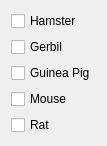
              <widget class="QWidget" name="scrollAreaWidgetContents_13">
               <property name="geometry">
                <rect>
                 <x>0</x>
                 <y>0</y>
                 <width>104</width>
                 <height>121</height>
                </rect>
               </property>
               <layout class="QVBoxLayout" name="verticalLayout_46">
                <item>
                 <widget class="QCheckBox" name="hamster">
                  <property name="text">
                   <string>Hamster</string>
                  </property>
                 </widget>
                </item>
                <item>
                 <widget class="QCheckBox" name="gerbil">
                  <property name="text">
                   <string>Gerbil</string>
                  </property>
                 </widget>
                </item>
                <item>
                 <widget class="QCheckBox" name="guineaPig">
                  <property name="text">
                   <string>Guinea Pig</string>
                  </property>
                 </widget>
                </item>
                <item>
                 <widget class="QCheckBox" name="mouse">
                  <property name="text">
                   <string>Mouse</string>
                  </property>
                 </widget>
                </item>
                <item>
                 <widget class="QCheckBox" name="rat">
                  <property name="text">
                   <string>Rat</string>
                  </property>
                 </widget>
                </item>
               </layout>
              </widget>
